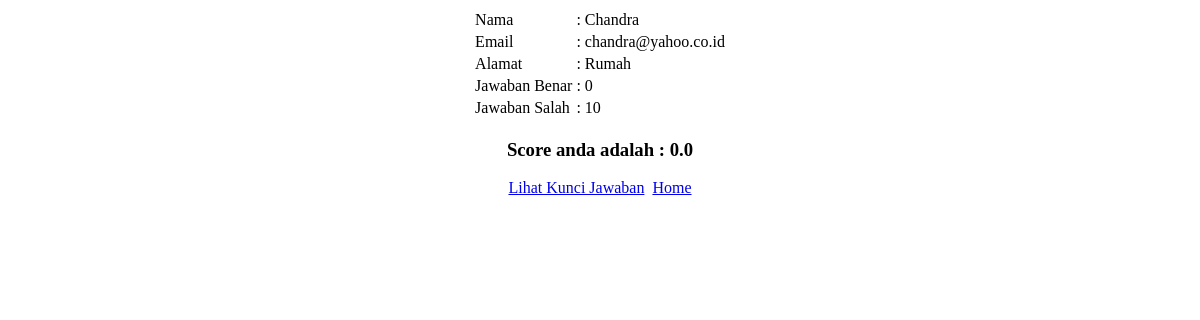
Page /halaman/jawab.php on the earlier database version.
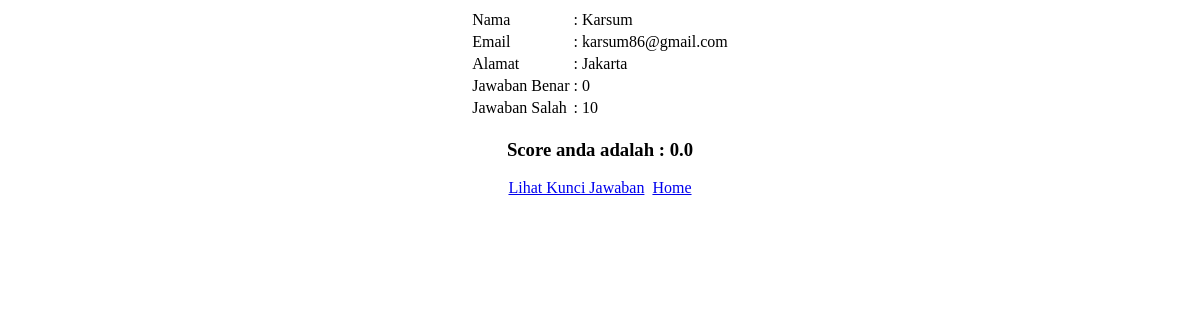
Same page on the later database version.
### tables this page shows
CREATE TABLE `peserta` (
  `id_user` int(20) NOT NULL,
  `nama` varchar(100) NOT NULL,
  `email` varchar(20) NOT NULL,
  `alamat` text NOT NULL
);

### halaman/jawab.php (the view, shortened to what this page needs)
<!doctype html>
<html>
<head>
</head>
<body>
	<?php
include "../koneksi.php";
	$qry=mysqli_query($koneksi, "select * from peserta order by id_user desc");
	$data=mysqli_fetch_array($qry);
	$nama=$data['nama'];
	$email=$data['email'];
	$alamat=$data['alamat'];
    ?>
    <table border=0 align = center>
        <tr><td>Nama </td><td> : <?php echo ucwords($nama); ?></td></tr>
        <tr><td>Email </td><td> : <?php echo $email; ?></td></tr>
        <tr><td>Alamat </td><td> : <?php echo ucwords($alamat); ?></td></tr>
    <?php
    $jawab = $_SESSION['jawab'];
?>
        <?php
            $i = 0;
            $benar = $salah = 0;
            $sql =mysqli_query($koneksi,"select * from tbl_soal WHERE aktif='Y'");
            while($key = mysqli_fetch_array($sql)){
                    if ($jawab[$i] == $key['jawaban']) {
                        $benar++;
                    }else{
                         $salah++;
                    }
                $i++;
            }
            $result=mysqli_query($koneksi, "select * from tbl_soal WHERE aktif='Y'");
                $jumlah_soal=mysqli_num_rows($result);
                $score = 100/$jumlah_soal*$benar;
                $hasil = number_format($score,1);
         ?>
         <tr><td>Jawaban Benar </td><td> : <?php echo $benar; ?></td></tr>
         <tr><td>Jawaban Salah </td><td> : <?php echo $salah; ?></td></tr>
         </table>
		<div align="center"><h3>Score anda adalah : <?php echo $hasil; ?></h3></div>
        <div align="center"><a class="btn btn-primary" href="index.php?page=kunci" role="button">Lihat Kunci Jawaban</a>
            &nbsp;<a a class="btn btn-primary" href="../index.php">Home</a></div>
</body>
</html>

Differences in the rows shown:
removed peserta: nama "Chandra", email "chandra@yahoo.co.id", alamat "Rumah"
now on this page (row unchanged): peserta: nama "Karsum", email "karsum86@gmail.com", alamat "Jakarta"
